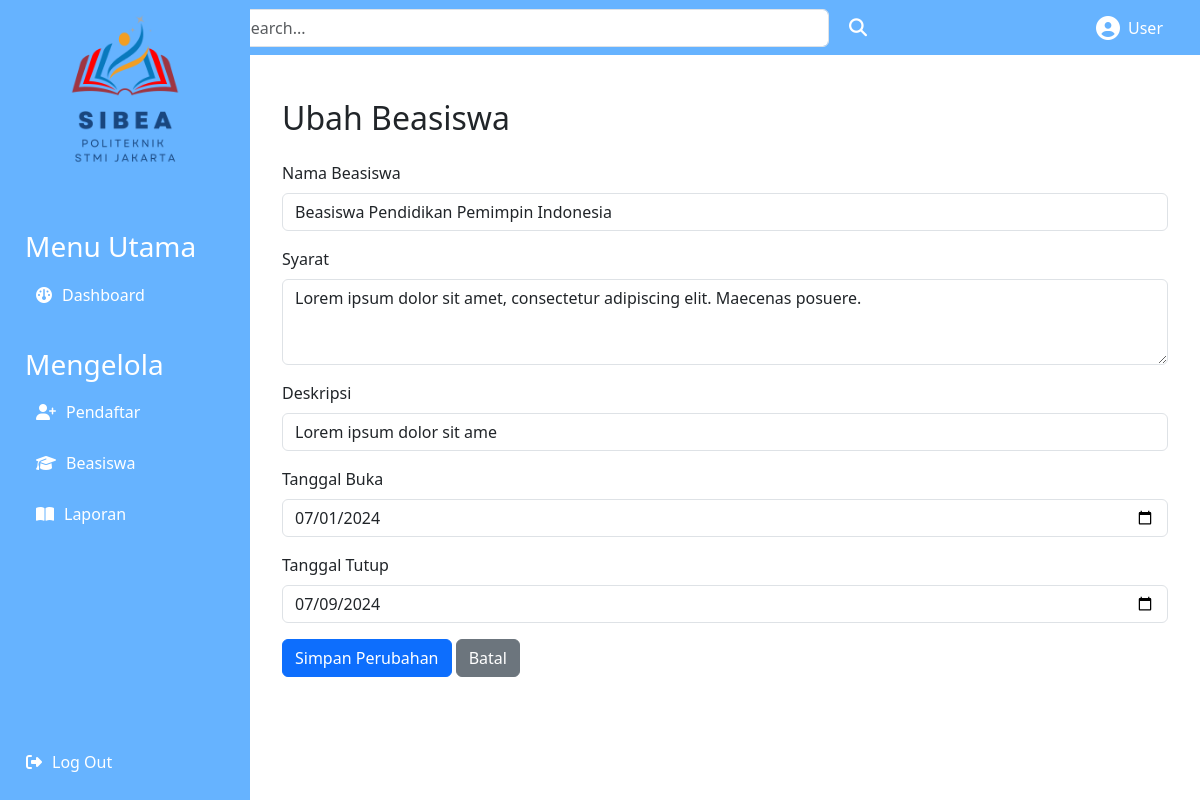
Page /dashboard/beasiswa/ubahbeasiswa.php?Id_beasiswa=14 on the committed database.
### tables this page shows
CREATE TABLE `beasiswa` (
  `Id_beasiswa` int(11) NOT NULL,
  `Id_Admin` int(11) NOT NULL,
  `Nama_beasiswa` varchar(100) NOT NULL,
  `thumbnail` varchar(255) DEFAULT NULL,
  `Syarat` text DEFAULT NULL,
  `deskripsi` varchar(25) NOT NULL,
  `open_date` date NOT NULL,
  `close_date` date NOT NULL
);

### dashboard/beasiswa/ubahbeasiswa.php (the view, shortened to what this page needs)
<?php
    include '../../koneksi.php';
    $Id_beasiswa = $_GET['Id_beasiswa'];
    $beasiswa = mysqli_fetch_array(mysqli_query($conn, "SELECT * FROM beasiswa WHERE Id_beasiswa = '$Id_beasiswa'"));
?>
<!DOCTYPE html>
<html lang="en">
<head>
    <link href="https://cdn.jsdelivr.net/npm/bootstrap@5.3.0/dist/css/bootstrap.min.css" rel="stylesheet">
    <link rel="stylesheet" href="../assets/style.css">
    <link rel="stylesheet" href="https://cdnjs.cloudflare.com/ajax/libs/font-awesome/6.4.0/css/all.min.css">
</head>
<body>
    <nav class="navbar navbar-expand-lg navbar-light">
        <div class="container-fluid">
            <div class="d-flex justify-content-between w-100">
                <form class="d-flex form-inline">
                    <input class="form-control me-2" type="search" placeholder="Search..." aria-label="Search">
                    <button class="btn btn-outline-light" type="submit">
                        <i class="fas fa-search"></i>
                    </button>
                </form>
            </div>
            <div class="d-flex align-items-center text-center" style="margin-right: 25px;">
                <i class="fas fa-user-circle" style="font-size: 24px; color: white; margin-right: 8px;"></i>
                <p class="mb-0 text-white">User</p>
            </div>
        </div>
    </nav>
    <div class="sidebar">
        <div class="logo text-center">
            <img src="../assets/logo.png" style="height: 150px; width:auto;" alt="Logo">
        </div>
        <div class="menu">
            <div class="menu-utama">
                <h3>Menu Utama</h3>
                <a href="../dashboard.php" class="btn">
                    <i class="fa-solid fa-gauge"></i>Dashboard
                </a>
            </div>
            <div class="menu-utama">
                <h3>Mengelola</h3>
                <a href="../pendaftar/pendaftar.php" class="btn">
                    <i class="fas fa-user-plus"></i>Pendaftar
                </a>
                <a href="../beasiswa/beasiswa.php" class="btn">
                    <i class="fas fa-graduation-cap"></i>Beasiswa
                </a>
                <a href="/beasiswa/dashboard/laporan/laporan.php" class="btn">
                    <i class="fa-solid fa-book-open"></i></i>Laporan
                </a>
            </div>
        </div>
        <div class="logout">
            <a href="../logout.php" class="btn">
                <i class="fas fa-sign-out-alt"></i> Log Out
            </a>
        </div>
    </div>
    <div class="content">
        <div class="container mt-4">
            <h2 class="mb-4">Ubah Beasiswa</h2>
            <form  action="" method="post" enctype="multipart/form-data">
                <div class="mb-3">
                    <label for="nama_beasiswa" class="form-label">Nama Beasiswa</label>
                    <input type="text" class="form-control" id="nama_beasiswa" name="nama_beasiswa" value="<?php echo htmlspecialchars($beasiswa['Nama_beasiswa']); ?>" required>
                </div>
                <div class="mb-3">
                    <label for="syarat" class="form-label">Syarat</label>
                    <textarea class="form-control" id="syarat" name="syarat" rows="3" required><?php echo htmlspecialchars($beasiswa['Syarat']); ?></textarea>
                </div>
                <div class="mb-3">
                    <label for="deskripsi" class="form-label">Deskripsi</label>
                    <input type="text" class="form-control" id="deskripsi" name="deskripsi" value="<?php echo htmlspecialchars($beasiswa['deskripsi']); ?>" required>
                </div>
                <div class="mb-3">
                    <label for="open_date" class="form-label">Tanggal Buka</label>
                    <input type="date" class="form-control" id="open_date" name="open_date" value="<?php echo htmlspecialchars($beasiswa['open_date']); ?>" required>
                </div>
                <div class="mb-3">
                    <label for="close_date" class="form-label">Tanggal Tutup</label>
                    <input type="date" class="form-control" id="close_date" name="close_date" value="<?php echo htmlspecialchars($beasiswa['close_date']); ?>" required>
                </div>
                <input type="submit" name="proses" value="Simpan Perubahan" class="btn btn-primary">
                <a href="beasiswa.php" class="btn btn-secondary">Batal</a>
            </form>
        </div>
    </div>
</body>
</html>

### dashboard/assets/style.css (style rules this page uses)
body { background-color: #ffffff; margin: 0; padding: 0; }
.navbar { background-color: #66b3ff; }
.sidebar { height: 100vh; width: 250px; position: fixed; top: 0; left: 0; background-color: #66b3ff; color: #000; padding: 15px; display: flex; flex-direction: column; justify-content: space-between; }
.sidebar .logo img { width: 100%; height: auto; }
.sidebar .menu { margin-top: 50px; }
.sidebar .menu a { text-decoration: none; color: white; display: flex; align-items: center; padding: 10px; margin: 5px 0; border-radius: 4px; }
.sidebar .menu i { margin-right: 10px; }
.menu-utama { padding: 10px; margin: 5px 0; color: white; }
.sidebar .logout { margin-top: auto; text-align: right; }
.sidebar .logout a { text-decoration: none; color: white; display: flex; align-items: center; padding: 10px; border-radius: 4px; }
.sidebar .logout i { margin-right: 10px; }
.content { margin-left: 250px; padding: 20px; }
.navbar .form-inline { flex: 1; display: flex; align-items: center; justify-content: center; }
.navbar .form-inline .form-control { max-width: 600px; }
.navbar .form-inline .btn { border: none; background: transparent; color: white; font-size: 18px; }
.navbar .d-flex.align-items-center { color: white; }
.navbar .d-flex.align-items-center .fa-user-circle { font-size: 24px; margin-right: 8px; }

### rows in the picture
beasiswa: nama_beasiswa "Beasiswa Pendidikan Pemimpin Indonesia", syarat "Lorem ipsum dolor sit amet, consectetur adipiscing elit. Maecenas posuere.", deskripsi "Lorem ipsum dolor sit ame", open_date "07/01/2024", close_date "07/09/2024"
